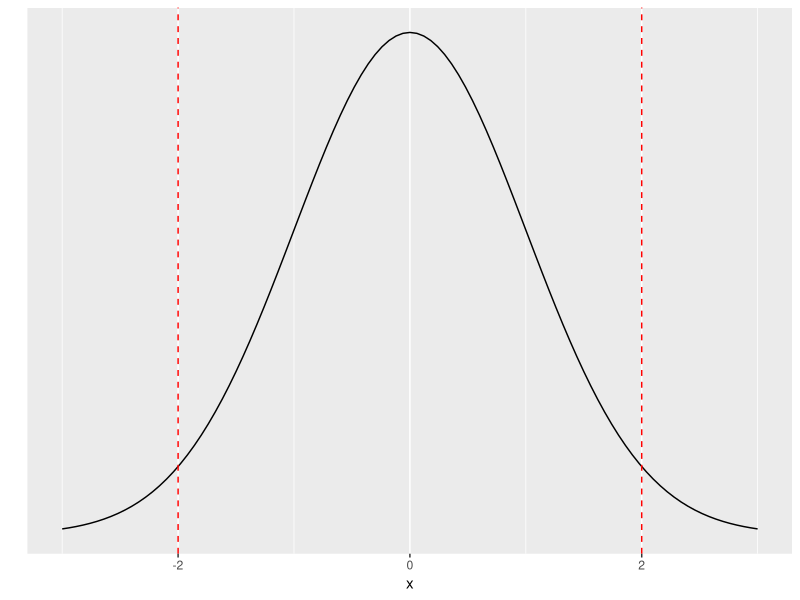

This chart was generated by the following R code:
## ---- chunk 1
knitr::opts_chunk$set(echo = TRUE)
colorize <- function(x, color) {
  if (knitr::is_latex_output()) {
    sprintf("\\textcolor{%s}{%s}", color, x)
  } else if (knitr::is_html_output()) {
    sprintf("<span style='color: %s;'>%s</span>", color, 
      x)
  } else x
}
# `r colorize("...", "blue")`
## ---- chunk 2
library(tidyverse)
p1 <- ggplot(data = data.frame(x = c(-3, 3)), aes(x)) +
  stat_function(fun = dnorm, n = 101, args = list(mean = 0, sd = 1)) + ylab("") +
  scale_y_continuous(breaks = NULL)
p1 + geom_vline(xintercept=-2, linetype="dashed", color = "red") + geom_vline(xintercept=2, linetype="dashed", color = "red")

2*(1-pnorm(2))
pnorm(-2)
1-pnorm(2)
## ---- chunk 3
z <- (0.5-0.25) / sqrt(0.25 *(1-0.25) / 28); z
1 - pnorm(z)
## ---- chunk 4
set.seed(256)
nreps <- 1000
pi <- 0.25
ncadets <- 14
phat <- 0.5 * ncadets
stat <- rep(NA, nreps)

for(i in 1:nreps){
  myobs <- rbinom(1, ncadets, pi)
  stat[i] <- myobs
}
sum(stat >= phat) / nreps

